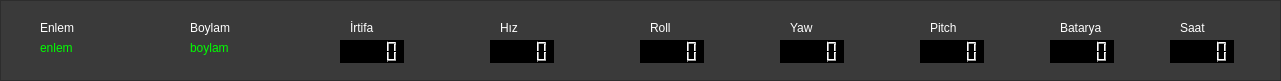
   <widget class="QFrame" name="frame_14">
    <property name="geometry">
     <rect>
      <x>0</x>
      <y>-10</y>
      <width>1281</width>
      <height>81</height>
     </rect>
    </property>
    <property name="palette">
     <palette>
      <active>
       <colorrole role="Button">
        <brush brushstyle="SolidPattern">
         <color alpha="255">
          <red>58</red>
          <green>58</green>
          <blue>58</blue>
         </color>
        </brush>
       </colorrole>
       <colorrole role="Base">
        <brush brushstyle="SolidPattern">
         <color alpha="255">
          <red>58</red>
          <green>58</green>
          <blue>58</blue>
         </color>
        </brush>
       </colorrole>
       <colorrole role="Window">
        <brush brushstyle="SolidPattern">
         <color alpha="255">
          <red>58</red>
          <green>58</green>
          <blue>58</blue>
         </color>
        </brush>
       </colorrole>
      </active>
      <inactive>
       <colorrole role="Button">
        <brush brushstyle="SolidPattern">
         <color alpha="255">
          <red>58</red>
          <green>58</green>
          <blue>58</blue>
         </color>
        </brush>
       </colorrole>
       <colorrole role="Base">
        <brush brushstyle="SolidPattern">
         <color alpha="255">
          <red>58</red>
          <green>58</green>
          <blue>58</blue>
         </color>
        </brush>
       </colorrole>
       <colorrole role="Window">
        <brush brushstyle="SolidPattern">
         <color alpha="255">
          <red>58</red>
          <green>58</green>
          <blue>58</blue>
         </color>
        </brush>
       </colorrole>
      </inactive>
      <disabled>
       <colorrole role="Button">
        <brush brushstyle="SolidPattern">
         <color alpha="255">
          <red>58</red>
          <green>58</green>
          <blue>58</blue>
         </color>
        </brush>
       </colorrole>
       <colorrole role="Base">
        <brush brushstyle="SolidPattern">
         <color alpha="255">
          <red>58</red>
          <green>58</green>
          <blue>58</blue>
         </color>
        </brush>
       </colorrole>
       <colorrole role="Window">
        <brush brushstyle="SolidPattern">
         <color alpha="255">
          <red>58</red>
          <green>58</green>
          <blue>58</blue>
         </color>
        </brush>
       </colorrole>
      </disabled>
     </palette>
    </property>
    <property name="styleSheet">
     <string notr="true">background-color: #3a3a3a</string>
    </property>
    <property name="frameShape">
     <enum>QFrame::Shape::StyledPanel</enum>
    </property>
    <property name="frameShadow">
     <enum>QFrame::Shadow::Raised</enum>
    </property>
    <widget class="QLabel" name="label_enlem">
     <property name="geometry">
      <rect>
       <x>40</x>
       <y>20</y>
       <width>58</width>
       <height>16</height>
      </rect>
     </property>
     <property name="palette">
      <palette>
       <active>
        <colorrole role="WindowText">
         <brush brushstyle="SolidPattern">
          <color alpha="255">
           <red>255</red>
           <green>255</green>
           <blue>255</blue>
          </color>
         </brush>
        </colorrole>
        <colorrole role="Button">
         <brush brushstyle="SolidPattern">
          <color alpha="255">
           <red>58</red>
           <green>58</green>
           <blue>58</blue>
          </color>
         </brush>
        </colorrole>
        <colorrole role="Base">
         <brush brushstyle="SolidPattern">
          <color alpha="255">
           <red>58</red>
           <green>58</green>
           <blue>58</blue>
          </color>
         </brush>
        </colorrole>
        <colorrole role="Window">
         <brush brushstyle="SolidPattern">
          <color alpha="255">
           <red>58</red>
           <green>58</green>
           <blue>58</blue>
          </color>
         </brush>
        </colorrole>
       </active>
       <inactive>
        <colorrole role="WindowText">
         <brush brushstyle="SolidPattern">
          <color alpha="255">
           <red>255</red>
           <green>255</green>
           <blue>255</blue>
          </color>
         </brush>
        </colorrole>
        <colorrole role="Button">
         <brush brushstyle="SolidPattern">
          <color alpha="255">
           <red>58</red>
           <green>58</green>
           <blue>58</blue>
          </color>
         </brush>
        </colorrole>
        <colorrole role="Base">
         <brush brushstyle="SolidPattern">
          <color alpha="255">
           <red>58</red>
           <green>58</green>
           <blue>58</blue>
          </color>
         </brush>
        </colorrole>
        <colorrole role="Window">
         <brush brushstyle="SolidPattern">
          <color alpha="255">
           <red>58</red>
           <green>58</green>
           <blue>58</blue>
          </color>
         </brush>
        </colorrole>
       </inactive>
       <disabled>
        <colorrole role="Button">
         <brush brushstyle="SolidPattern">
          <color alpha="255">
           <red>58</red>
           <green>58</green>
           <blue>58</blue>
          </color>
         </brush>
        </colorrole>
        <colorrole role="Base">
         <brush brushstyle="SolidPattern">
          <color alpha="255">
           <red>58</red>
           <green>58</green>
           <blue>58</blue>
          </color>
         </brush>
        </colorrole>
        <colorrole role="Window">
         <brush brushstyle="SolidPattern">
          <color alpha="255">
           <red>58</red>
           <green>58</green>
           <blue>58</blue>
          </color>
         </brush>
        </colorrole>
       </disabled>
      </palette>
     </property>
     <property name="text">
      <string>Enlem</string>
     </property>
    </widget>
    <widget class="QLabel" name="label_boylam">
     <property name="geometry">
      <rect>
       <x>190</x>
       <y>20</y>
       <width>58</width>
       <height>16</height>
      </rect>
     </property>
     <property name="palette">
      <palette>
       <active>
        <colorrole role="WindowText">
         <brush brushstyle="SolidPattern">
          <color alpha="255">
           <red>255</red>
           <green>255</green>
           <blue>255</blue>
          </color>
         </brush>
        </colorrole>
        <colorrole role="Button">
         <brush brushstyle="SolidPattern">
          <color alpha="255">
           <red>58</red>
           <green>58</green>
           <blue>58</blue>
          </color>
         </brush>
        </colorrole>
        <colorrole role="Base">
         <brush brushstyle="SolidPattern">
          <color alpha="255">
           <red>58</red>
           <green>58</green>
           <blue>58</blue>
          </color>
         </brush>
        </colorrole>
        <colorrole role="Window">
         <brush brushstyle="SolidPattern">
          <color alpha="255">
           <red>58</red>
           <green>58</green>
           <blue>58</blue>
          </color>
         </brush>
        </colorrole>
       </active>
       <inactive>
        <colorrole role="WindowText">
         <brush brushstyle="SolidPattern">
          <color alpha="255">
           <red>255</red>
           <green>255</green>
           <blue>255</blue>
          </color>
         </brush>
        </colorrole>
        <colorrole role="Button">
         <brush brushstyle="SolidPattern">
          <color alpha="255">
           <red>58</red>
           <green>58</green>
           <blue>58</blue>
          </color>
         </brush>
        </colorrole>
        <colorrole role="Base">
         <brush brushstyle="SolidPattern">
          <color alpha="255">
           <red>58</red>
           <green>58</green>
           <blue>58</blue>
          </color>
         </brush>
        </colorrole>
        <colorrole role="Window">
         <brush brushstyle="SolidPattern">
          <color alpha="255">
           <red>58</red>
           <green>58</green>
           <blue>58</blue>
          </color>
         </brush>
        </colorrole>
       </inactive>
       <disabled>
        <colorrole role="Button">
         <brush brushstyle="SolidPattern">
          <color alpha="255">
           <red>58</red>
           <green>58</green>
           <blue>58</blue>
          </color>
         </brush>
        </colorrole>
        <colorrole role="Base">
         <brush brushstyle="SolidPattern">
          <color alpha="255">
           <red>58</red>
           <green>58</green>
           <blue>58</blue>
          </color>
         </brush>
        </colorrole>
        <colorrole role="Window">
         <brush brushstyle="SolidPattern">
          <color alpha="255">
           <red>58</red>
           <green>58</green>
           <blue>58</blue>
          </color>
         </brush>
        </colorrole>
       </disabled>
      </palette>
     </property>
     <property name="text">
      <string>Boylam</string>
     </property>
    </widget>
    <widget class="QLabel" name="label_irtifa">
     <property name="geometry">
      <rect>
       <x>350</x>
       <y>20</y>
       <width>58</width>
       <height>16</height>
      </rect>
     </property>
     <property name="palette">
      <palette>
       <active>
        <colorrole role="WindowText">
         <brush brushstyle="SolidPattern">
          <color alpha="255">
           <red>255</red>
           <green>255</green>
           <blue>255</blue>
          </color>
         </brush>
        </colorrole>
        <colorrole role="Button">
         <brush brushstyle="SolidPattern">
          <color alpha="255">
           <red>58</red>
           <green>58</green>
           <blue>58</blue>
          </color>
         </brush>
        </colorrole>
        <colorrole role="Base">
         <brush brushstyle="SolidPattern">
          <color alpha="255">
           <red>58</red>
           <green>58</green>
           <blue>58</blue>
          </color>
         </brush>
        </colorrole>
        <colorrole role="Window">
         <brush brushstyle="SolidPattern">
          <color alpha="255">
           <red>58</red>
           <green>58</green>
           <blue>58</blue>
          </color>
         </brush>
        </colorrole>
       </active>
       <inactive>
        <colorrole role="WindowText">
         <brush brushstyle="SolidPattern">
          <color alpha="255">
           <red>255</red>
           <green>255</green>
           <blue>255</blue>
          </color>
         </brush>
        </colorrole>
        <colorrole role="Button">
         <brush brushstyle="SolidPattern">
          <color alpha="255">
           <red>58</red>
           <green>58</green>
           <blue>58</blue>
          </color>
         </brush>
        </colorrole>
        <colorrole role="Base">
         <brush brushstyle="SolidPattern">
          <color alpha="255">
           <red>58</red>
           <green>58</green>
           <blue>58</blue>
          </color>
         </brush>
        </colorrole>
        <colorrole role="Window">
         <brush brushstyle="SolidPattern">
          <color alpha="255">
           <red>58</red>
           <green>58</green>
           <blue>58</blue>
          </color>
         </brush>
        </colorrole>
       </inactive>
       <disabled>
        <colorrole role="Button">
         <brush brushstyle="SolidPattern">
          <color alpha="255">
           <red>58</red>
           <green>58</green>
           <blue>58</blue>
          </color>
         </brush>
        </colorrole>
        <colorrole role="Base">
         <brush brushstyle="SolidPattern">
          <color alpha="255">
           <red>58</red>
           <green>58</green>
           <blue>58</blue>
          </color>
         </brush>
        </colorrole>
        <colorrole role="Window">
         <brush brushstyle="SolidPattern">
          <color alpha="255">
           <red>58</red>
           <green>58</green>
           <blue>58</blue>
          </color>
         </brush>
        </colorrole>
       </disabled>
      </palette>
     </property>
     <property name="text">
      <string>İrtifa</string>
     </property>
    </widget>
    <widget class="QLabel" name="label_roll">
     <property name="geometry">
      <rect>
       <x>650</x>
       <y>20</y>
       <width>58</width>
       <height>16</height>
      </rect>
     </property>
     <property name="palette">
      <palette>
       <active>
        <colorrole role="WindowText">
         <brush brushstyle="SolidPattern">
          <color alpha="255">
           <red>255</red>
           <green>255</green>
           <blue>255</blue>
          </color>
         </brush>
        </colorrole>
        <colorrole role="Button">
         <brush brushstyle="SolidPattern">
          <color alpha="255">
           <red>58</red>
           <green>58</green>
           <blue>58</blue>
          </color>
         </brush>
        </colorrole>
        <colorrole role="Base">
         <brush brushstyle="SolidPattern">
          <color alpha="255">
           <red>58</red>
           <green>58</green>
           <blue>58</blue>
          </color>
         </brush>
        </colorrole>
        <colorrole role="Window">
         <brush brushstyle="SolidPattern">
          <color alpha="255">
           <red>58</red>
           <green>58</green>
           <blue>58</blue>
          </color>
         </brush>
        </colorrole>
       </active>
       <inactive>
        <colorrole role="WindowText">
         <brush brushstyle="SolidPattern">
          <color alpha="255">
           <red>255</red>
           <green>255</green>
           <blue>255</blue>
          </color>
         </brush>
        </colorrole>
        <colorrole role="Button">
         <brush brushstyle="SolidPattern">
          <color alpha="255">
           <red>58</red>
           <green>58</green>
           <blue>58</blue>
          </color>
         </brush>
        </colorrole>
        <colorrole role="Base">
         <brush brushstyle="SolidPattern">
          <color alpha="255">
           <red>58</red>
           <green>58</green>
           <blue>58</blue>
          </color>
         </brush>
        </colorrole>
        <colorrole role="Window">
         <brush brushstyle="SolidPattern">
          <color alpha="255">
           <red>58</red>
           <green>58</green>
           <blue>58</blue>
          </color>
         </brush>
        </colorrole>
       </inactive>
       <disabled>
        <colorrole role="Button">
         <brush brushstyle="SolidPattern">
          <color alpha="255">
           <red>58</red>
           <green>58</green>
           <blue>58</blue>
          </color>
         </brush>
        </colorrole>
        <colorrole role="Base">
         <brush brushstyle="SolidPattern">
          <color alpha="255">
           <red>58</red>
           <green>58</green>
           <blue>58</blue>
          </color>
         </brush>
        </colorrole>
        <colorrole role="Window">
         <brush brushstyle="SolidPattern">
          <color alpha="255">
           <red>58</red>
           <green>58</green>
           <blue>58</blue>
          </color>
         </brush>
        </colorrole>
       </disabled>
      </palette>
     </property>
     <property name="text">
      <string>Roll</string>
     </property>
    </widget>
    <widget class="QLabel" name="label_Yaw">
     <property name="geometry">
      <rect>
       <x>790</x>
       <y>20</y>
       <width>58</width>
       <height>16</height>
      </rect>
     </property>
     <property name="palette">
      <palette>
       <active>
        <colorrole role="WindowText">
         <brush brushstyle="SolidPattern">
          <color alpha="255">
           <red>255</red>
           <green>255</green>
           <blue>255</blue>
          </color>
         </brush>
        </colorrole>
        <colorrole role="Button">
         <brush brushstyle="SolidPattern">
          <color alpha="255">
           <red>58</red>
           <green>58</green>
           <blue>58</blue>
          </color>
         </brush>
        </colorrole>
        <colorrole role="Base">
         <brush brushstyle="SolidPattern">
          <color alpha="255">
           <red>58</red>
           <green>58</green>
           <blue>58</blue>
          </color>
         </brush>
        </colorrole>
        <colorrole role="Window">
         <brush brushstyle="SolidPattern">
          <color alpha="255">
           <red>58</red>
           <green>58</green>
           <blue>58</blue>
          </color>
         </brush>
        </colorrole>
       </active>
       <inactive>
        <colorrole role="WindowText">
         <brush brushstyle="SolidPattern">
          <color alpha="255">
           <red>255</red>
           <green>255</green>
           <blue>255</blue>
          </color>
         </brush>
        </colorrole>
        <colorrole role="Button">
         <brush brushstyle="SolidPattern">
          <color alpha="255">
           <red>58</red>
           <green>58</green>
           <blue>58</blue>
          </color>
         </brush>
        </colorrole>
        <colorrole role="Base">
         <brush brushstyle="SolidPattern">
          <color alpha="255">
           <red>58</red>
           <green>58</green>
           <blue>58</blue>
          </color>
         </brush>
        </colorrole>
        <colorrole role="Window">
         <brush brushstyle="SolidPattern">
          <color alpha="255">
           <red>58</red>
           <green>58</green>
           <blue>58</blue>
          </color>
         </brush>
        </colorrole>
       </inactive>
       <disabled>
        <colorrole role="Button">
         <brush brushstyle="SolidPattern">
          <color alpha="255">
           <red>58</red>
           <green>58</green>
           <blue>58</blue>
          </color>
         </brush>
        </colorrole>
        <colorrole role="Base">
         <brush brushstyle="SolidPattern">
          <color alpha="255">
           <red>58</red>
           <green>58</green>
           <blue>58</blue>
          </color>
         </brush>
        </colorrole>
        <colorrole role="Window">
         <brush brushstyle="SolidPattern">
          <color alpha="255">
           <red>58</red>
           <green>58</green>
           <blue>58</blue>
          </color>
         </brush>
        </colorrole>
       </disabled>
      </palette>
     </property>
     <property name="text">
      <string>Yaw</string>
     </property>
    </widget>
    <widget class="QLabel" name="label_Pitch">
     <property name="geometry">
      <rect>
       <x>930</x>
       <y>20</y>
       <width>58</width>
       <height>16</height>
      </rect>
     </property>
     <property name="palette">
      <palette>
       <active>
        <colorrole role="WindowText">
         <brush brushstyle="SolidPattern">
          <color alpha="255">
           <red>255</red>
           <green>255</green>
           <blue>255</blue>
          </color>
         </brush>
        </colorrole>
        <colorrole role="Button">
         <brush brushstyle="SolidPattern">
          <color alpha="255">
           <red>58</red>
           <green>58</green>
           <blue>58</blue>
          </color>
         </brush>
        </colorrole>
        <colorrole role="Base">
         <brush brushstyle="SolidPattern">
          <color alpha="255">
           <red>58</red>
           <green>58</green>
           <blue>58</blue>
          </color>
         </brush>
        </colorrole>
        <colorrole role="Window">
         <brush brushstyle="SolidPattern">
          <color alpha="255">
           <red>58</red>
           <green>58</green>
           <blue>58</blue>
          </color>
         </brush>
        </colorrole>
       </active>
       <inactive>
        <colorrole role="WindowText">
         <brush brushstyle="SolidPattern">
          <color alpha="255">
           <red>255</red>
           <green>255</green>
           <blue>255</blue>
          </color>
         </brush>
        </colorrole>
        <colorrole role="Button">
         <brush brushstyle="SolidPattern">
          <color alpha="255">
           <red>58</red>
           <green>58</green>
           <blue>58</blue>
          </color>
         </brush>
        </colorrole>
        <colorrole role="Base">
         <brush brushstyle="SolidPattern">
          <color alpha="255">
           <red>58</red>
           <green>58</green>
           <blue>58</blue>
          </color>
         </brush>
        </colorrole>
        <colorrole role="Window">
         <brush brushstyle="SolidPattern">
          <color alpha="255">
           <red>58</red>
           <green>58</green>
           <blue>58</blue>
          </color>
         </brush>
        </colorrole>
       </inactive>
       <disabled>
        <colorrole role="Button">
         <brush brushstyle="SolidPattern">
          <color alpha="255">
           <red>58</red>
           <green>58</green>
           <blue>58</blue>
          </color>
         </brush>
        </colorrole>
        <colorrole role="Base">
         <brush brushstyle="SolidPattern">
          <color alpha="255">
           <red>58</red>
           <green>58</green>
           <blue>58</blue>
          </color>
         </brush>
        </colorrole>
        <colorrole role="Window">
         <brush brushstyle="SolidPattern">
          <color alpha="255">
           <red>58</red>
           <green>58</green>
           <blue>58</blue>
          </color>
         </brush>
        </colorrole>
       </disabled>
      </palette>
     </property>
     <property name="text">
      <string>Pitch</string>
     </property>
    </widget>
    <widget class="QLabel" name="label_batarya">
     <property name="geometry">
      <rect>
       <x>1060</x>
       <y>20</y>
       <width>58</width>
       <height>16</height>
      </rect>
     </property>
     <property name="palette">
      <palette>
       <active>
        <colorrole role="WindowText">
         <brush brushstyle="SolidPattern">
          <color alpha="255">
           <red>255</red>
           <green>255</green>
           <blue>255</blue>
          </color>
         </brush>
        </colorrole>
        <colorrole role="Button">
         <brush brushstyle="SolidPattern">
          <color alpha="255">
           <red>58</red>
           <green>58</green>
           <blue>58</blue>
          </color>
         </brush>
        </colorrole>
        <colorrole role="Base">
         <brush brushstyle="SolidPattern">
          <color alpha="255">
           <red>58</red>
           <green>58</green>
           <blue>58</blue>
          </color>
         </brush>
        </colorrole>
        <colorrole role="Window">
         <brush brushstyle="SolidPattern">
          <color alpha="255">
           <red>58</red>
           <green>58</green>
           <blue>58</blue>
          </color>
         </brush>
        </colorrole>
       </active>
       <inactive>
        <colorrole role="WindowText">
         <brush brushstyle="SolidPattern">
          <color alpha="255">
           <red>255</red>
           <green>255</green>
           <blue>255</blue>
          </color>
         </brush>
        </colorrole>
        <colorrole role="Button">
         <brush brushstyle="SolidPattern">
          <color alpha="255">
           <red>58</red>
           <green>58</green>
           <blue>58</blue>
          </color>
         </brush>
        </colorrole>
        <colorrole role="Base">
         <brush brushstyle="SolidPattern">
          <color alpha="255">
           <red>58</red>
           <green>58</green>
           <blue>58</blue>
          </color>
         </brush>
        </colorrole>
        <colorrole role="Window">
         <brush brushstyle="SolidPattern">
          <color alpha="255">
           <red>58</red>
           <green>58</green>
           <blue>58</blue>
          </color>
         </brush>
        </colorrole>
       </inactive>
       <disabled>
        <colorrole role="Button">
         <brush brushstyle="SolidPattern">
          <color alpha="255">
           <red>58</red>
           <green>58</green>
           <blue>58</blue>
          </color>
         </brush>
        </colorrole>
        <colorrole role="Base">
         <brush brushstyle="SolidPattern">
          <color alpha="255">
           <red>58</red>
           <green>58</green>
           <blue>58</blue>
          </color>
         </brush>
        </colorrole>
        <colorrole role="Window">
         <brush brushstyle="SolidPattern">
          <color alpha="255">
           <red>58</red>
           <green>58</green>
           <blue>58</blue>
          </color>
         </brush>
        </colorrole>
       </disabled>
      </palette>
     </property>
     <property name="text">
      <string>Batarya</string>
     </property>
    </widget>
    <widget class="QLabel" name="label_saat">
     <property name="geometry">
      <rect>
       <x>1180</x>
       <y>20</y>
       <width>58</width>
       <height>16</height>
      </rect>
     </property>
     <property name="palette">
      <palette>
       <active>
        <colorrole role="WindowText">
         <brush brushstyle="SolidPattern">
          <color alpha="255">
           <red>255</red>
           <green>255</green>
           <blue>255</blue>
          </color>
         </brush>
        </colorrole>
        <colorrole role="Button">
         <brush brushstyle="SolidPattern">
          <color alpha="255">
           <red>58</red>
           <green>58</green>
           <blue>58</blue>
          </color>
         </brush>
        </colorrole>
        <colorrole role="Base">
         <brush brushstyle="SolidPattern">
          <color alpha="255">
           <red>58</red>
           <green>58</green>
           <blue>58</blue>
          </color>
         </brush>
        </colorrole>
        <colorrole role="Window">
         <brush brushstyle="SolidPattern">
          <color alpha="255">
           <red>58</red>
           <green>58</green>
           <blue>58</blue>
          </color>
         </brush>
        </colorrole>
       </active>
       <inactive>
        <colorrole role="WindowText">
         <brush brushstyle="SolidPattern">
          <color alpha="255">
           <red>255</red>
           <green>255</green>
           <blue>255</blue>
          </color>
         </brush>
        </colorrole>
        <colorrole role="Button">
         <brush brushstyle="SolidPattern">
          <color alpha="255">
           <red>58</red>
           <green>58</green>
           <blue>58</blue>
          </color>
         </brush>
        </colorrole>
        <colorrole role="Base">
         <brush brushstyle="SolidPattern">
          <color alpha="255">
           <red>58</red>
           <green>58</green>
           <blue>58</blue>
          </color>
         </brush>
        </colorrole>
        <colorrole role="Window">
         <brush brushstyle="SolidPattern">
          <color alpha="255">
           <red>58</red>
           <green>58</green>
           <blue>58</blue>
          </color>
         </brush>
        </colorrole>
       </inactive>
       <disabled>
        <colorrole role="Button">
         <brush brushstyle="SolidPattern">
          <color alpha="255">
           <red>58</red>
           <green>58</green>
           <blue>58</blue>
          </color>
         </brush>
        </colorrole>
        <colorrole role="Base">
         <brush brushstyle="SolidPattern">
          <color alpha="255">
           <red>58</red>
           <green>58</green>
           <blue>58</blue>
          </color>
         </brush>
        </colorrole>
        <colorrole role="Window">
         <brush brushstyle="SolidPattern">
          <color alpha="255">
           <red>58</red>
           <green>58</green>
           <blue>58</blue>
          </color>
         </brush>
        </colorrole>
       </disabled>
      </palette>
     </property>
     <property name="text">
      <string>Saat</string>
     </property>
    </widget>
    <widget class="QLCDNumber" name="lcdNumber_saat">
     <property name="geometry">
      <rect>
       <x>1170</x>
       <y>40</y>
       <width>64</width>
       <height>23</height>
      </rect>
     </property>
     <property name="styleSheet">
      <string notr="true">QLCDNumber {
    background-color: black;
    color: #00ff00;
}
</string>
     </property>
    </widget>
    <widget class="QLCDNumber" name="lcdNumber_batarya">
     <property name="geometry">
      <rect>
       <x>1050</x>
       <y>40</y>
       <width>64</width>
       <height>23</height>
      </rect>
     </property>
     <property name="styleSheet">
      <string notr="true">QLCDNumber {
    background-color: black;
    color: #00ff00;
}
</string>
     </property>
    </widget>
    <widget class="QLCDNumber" name="lcdNumber_pitch">
     <property name="geometry">
      <rect>
       <x>920</x>
       <y>40</y>
       <width>64</width>
       <height>23</height>
      </rect>
     </property>
     <property name="styleSheet">
      <string notr="true">QLCDNumber {
    background-color: black;
    color: #00ff00;
}
</string>
     </property>
    </widget>
    <widget class="QLCDNumber" name="lcdNumber_yaw">
     <property name="geometry">
      <rect>
       <x>780</x>
       <y>40</y>
       <width>64</width>
       <height>23</height>
      </rect>
     </property>
     <property name="styleSheet">
      <string notr="true">QLCDNumber {
    background-color: black;
    color: #00ff00;
}
</string>
     </property>
    </widget>
    <widget class="QLCDNumber" name="lcdNumber_roll">
     <property name="geometry">
      <rect>
       <x>640</x>
       <y>40</y>
       <width>64</width>
       <height>23</height>
      </rect>
     </property>
     <property name="styleSheet">
      <string notr="true">QLCDNumber {
    background-color: black;
    color: #00ff00;
}
</string>
     </property>
    </widget>
    <widget class="QLCDNumber" name="lcdNumber">
     <property name="geometry">
      <rect>
       <x>340</x>
       <y>40</y>
       <width>64</width>
       <height>23</height>
      </rect>
     </property>
     <property name="styleSheet">
      <string notr="true">QLCDNumber {
    background-color: black;
    color: #00ff00;
}
</string>
     </property>
    </widget>
    <widget class="QLabel" name="label_enlem_2">
     <property name="geometry">
      <rect>
       <x>40</x>
       <y>40</y>
       <width>58</width>
       <height>16</height>
      </rect>
     </property>
     <property name="styleSheet">
      <string notr="true">color:#00ff00;</string>
     </property>
     <property name="text">
      <string>enlem</string>
     </property>
    </widget>
    <widget class="QLabel" name="label_boylam_2">
     <property name="geometry">
      <rect>
       <x>190</x>
       <y>40</y>
       <width>58</width>
       <height>16</height>
      </rect>
     </property>
     <property name="styleSheet">
      <string notr="true">color:#00ff00;</string>
     </property>
     <property name="text">
      <string>boylam</string>
     </property>
    </widget>
    <widget class="QLCDNumber" name="lcdNumber_hiz">
     <property name="geometry">
      <rect>
       <x>490</x>
       <y>40</y>
       <width>64</width>
       <height>23</height>
      </rect>
     </property>
     <property name="styleSheet">
      <string notr="true">QLCDNumber {
    background-color: black;
    color: #00ff00;
}

</string>
     </property>
    </widget>
    <widget class="QLabel" name="label_hiz">
     <property name="geometry">
      <rect>
       <x>500</x>
       <y>20</y>
       <width>58</width>
       <height>16</height>
      </rect>
     </property>
     <property name="palette">
      <palette>
       <active>
        <colorrole role="WindowText">
         <brush brushstyle="SolidPattern">
          <color alpha="255">
           <red>255</red>
           <green>255</green>
           <blue>255</blue>
          </color>
         </brush>
        </colorrole>
        <colorrole role="Button">
         <brush brushstyle="SolidPattern">
          <color alpha="255">
           <red>58</red>
           <green>58</green>
           <blue>58</blue>
          </color>
         </brush>
        </colorrole>
        <colorrole role="Base">
         <brush brushstyle="SolidPattern">
          <color alpha="255">
           <red>58</red>
           <green>58</green>
           <blue>58</blue>
          </color>
         </brush>
        </colorrole>
        <colorrole role="Window">
         <brush brushstyle="SolidPattern">
          <color alpha="255">
           <red>58</red>
           <green>58</green>
           <blue>58</blue>
          </color>
         </brush>
        </colorrole>
       </active>
       <inactive>
        <colorrole role="WindowText">
         <brush brushstyle="SolidPattern">
          <color alpha="255">
           <red>255</red>
           <green>255</green>
           <blue>255</blue>
          </color>
         </brush>
        </colorrole>
        <colorrole role="Button">
         <brush brushstyle="SolidPattern">
          <color alpha="255">
           <red>58</red>
           <green>58</green>
           <blue>58</blue>
          </color>
         </brush>
        </colorrole>
        <colorrole role="Base">
         <brush brushstyle="SolidPattern">
          <color alpha="255">
           <red>58</red>
           <green>58</green>
           <blue>58</blue>
          </color>
         </brush>
        </colorrole>
        <colorrole role="Window">
         <brush brushstyle="SolidPattern">
          <color alpha="255">
           <red>58</red>
           <green>58</green>
           <blue>58</blue>
          </color>
         </brush>
        </colorrole>
       </inactive>
       <disabled>
        <colorrole role="Button">
         <brush brushstyle="SolidPattern">
          <color alpha="255">
           <red>58</red>
           <green>58</green>
           <blue>58</blue>
          </color>
         </brush>
        </colorrole>
        <colorrole role="Base">
         <brush brushstyle="SolidPattern">
          <color alpha="255">
           <red>58</red>
           <green>58</green>
           <blue>58</blue>
          </color>
         </brush>
        </colorrole>
        <colorrole role="Window">
         <brush brushstyle="SolidPattern">
          <color alpha="255">
           <red>58</red>
           <green>58</green>
           <blue>58</blue>
          </color>
         </brush>
        </colorrole>
       </disabled>
      </palette>
     </property>
     <property name="text">
      <string>Hız</string>
     </property>
    </widget>
   </widget>
